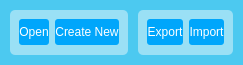
                <widget class="QGroupBox" name="groupBox_16">
                 <property name="minimumSize">
                  <size>
                   <width>127</width>
                   <height>65</height>
                  </size>
                 </property>
                 <property name="maximumSize">
                  <size>
                   <width>16777215</width>
                   <height>65</height>
                  </size>
                 </property>
                 <property name="styleSheet">
                  <string notr="true">QGroupBox {
    border: none;
    border-radius: 5px;
    margin-top: 1ex; /* leave space at the top for the title */
	background-color: rgb(134, 202, 237);
	background-color: rgb(76, 201, 240);
}
QGroupBox::title {
	border-radius:3px;
	background-color: rgb(154, 224, 245);
}
QPushButton {
	background-color: rgb(0, 166, 251);
	color: white;
    border: none;
    border-radius: 3px;
}
QPushButton:hover {
background-color: rgb(0, 180, 216);
}
QPushButton:pressed {
	color: rgb(202, 240, 248);
	background-color: rgb(0, 119, 182);
}</string>
                 </property>
                 <property name="title">
                  <string/>
                 </property>
                 <layout class="QHBoxLayout" name="horizontalLayout_13">
                  <property name="spacing">
                   <number>10</number>
                  </property>
                  <property name="leftMargin">
                   <number>10</number>
                  </property>
                  <property name="topMargin">
                   <number>2</number>
                  </property>
                  <property name="rightMargin">
                   <number>10</number>
                  </property>
                  <property name="bottomMargin">
                   <number>2</number>
                  </property>
                  <item>
                   <widget class="QGroupBox" name="groupBox_60">
                    <property name="maximumSize">
                     <size>
                      <width>16777215</width>
                      <height>45</height>
                     </size>
                    </property>
                    <property name="styleSheet">
                     <string notr="true">QGroupBox {
    border: none;
	background-color: rgb(154, 224, 245);
}
QGroupBox::title {
	border:none;
	
	background-color: rgb(76, 201, 240);
}
</string>
                    </property>
                    <property name="title">
                     <string/>
                    </property>
                    <layout class="QGridLayout" name="gridLayout_72">
                     <item row="0" column="0">
                      <widget class="QPushButton" name="OpenJsonPushButton">
                       <property name="minimumSize">
                        <size>
                         <width>10</width>
                         <height>26</height>
                        </size>
                       </property>
                       <property name="cursor">
                        <cursorShape>PointingHandCursor</cursorShape>
                       </property>
                       <property name="text">
                        <string>Open</string>
                       </property>
                      </widget>
                     </item>
                     <item row="0" column="1">
                      <widget class="QPushButton" name="CreateNewPushButton">
                       <property name="minimumSize">
                        <size>
                         <width>0</width>
                         <height>26</height>
                        </size>
                       </property>
                       <property name="cursor">
                        <cursorShape>PointingHandCursor</cursorShape>
                       </property>
                       <property name="text">
                        <string>Create New</string>
                       </property>
                      </widget>
                     </item>
                    </layout>
                   </widget>
                  </item>
                  <item>
                   <widget class="QGroupBox" name="groupBox_87">
                    <property name="maximumSize">
                     <size>
                      <width>16777215</width>
                      <height>45</height>
                     </size>
                    </property>
                    <property name="styleSheet">
                     <string notr="true">QGroupBox {
    border: none;
	background-color: rgb(154, 224, 245);
}
QGroupBox::title {
	border:none;
	
	background-color: rgb(76, 201, 240);
}
</string>
                    </property>
                    <property name="title">
                     <string/>
                    </property>
                    <layout class="QGridLayout" name="gridLayout_73">
                     <item row="0" column="0">
                      <widget class="QPushButton" name="LayoutExportPushButton">
                       <property name="minimumSize">
                        <size>
                         <width>0</width>
                         <height>26</height>
                        </size>
                       </property>
                       <property name="cursor">
                        <cursorShape>PointingHandCursor</cursorShape>
                       </property>
                       <property name="text">
                        <string>Export</string>
                       </property>
                      </widget>
                     </item>
                     <item row="0" column="1">
                      <widget class="QPushButton" name="ImportLayoutPushButton">
                       <property name="minimumSize">
                        <size>
                         <width>0</width>
                         <height>26</height>
                        </size>
                       </property>
                       <property name="cursor">
                        <cursorShape>PointingHandCursor</cursorShape>
                       </property>
                       <property name="text">
                        <string>Import</string>
                       </property>
                      </widget>
                     </item>
                    </layout>
                   </widget>
                  </item>
                 </layout>
                </widget>
